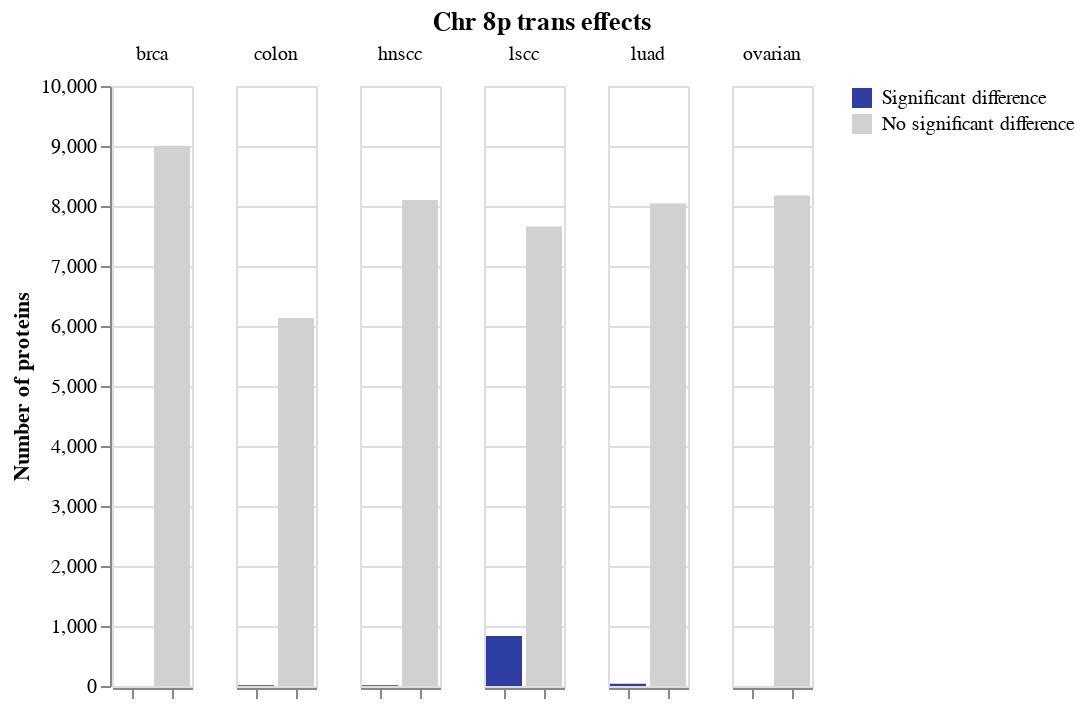

Source (notebook cell):
### Markdown cell above
## Select the proteins with a significant change, and take a detour to make some plots

### Code cell
prots = long_results[long_results["adj_p"] <= 0.05].reset_index(drop=True)
prots_cts = prots.groupby("cancer_type").count()[["protein"]]

fail_prots = long_results[long_results["adj_p"] > 0.05].reset_index(drop=True)
fail_cts = fail_prots.groupby("cancer_type").count()[["protein"]]

prots_cts.insert(0, "count_type", "Significant difference")
fail_cts.insert(0, "count_type", "No significant difference")

counts = prots_cts.append(fail_cts).sort_index().reset_index(drop=False)

alt.Chart(counts).mark_bar().encode(
    x=alt.X(
        "count_type",
        axis=alt.Axis(
            title=None,
            labels=False
        ),
        sort=["Significant difference"]
    ),
    y=alt.Y(
        "protein",
        axis=alt.Axis(
            title="Number of proteins"
        )
    ),
    color=alt.Color(
        "count_type",
        title=None,
        sort=["Significant difference"],
        scale=alt.Scale(
            domain=["Significant difference", "No significant difference"],
            range=["#2d3da4", "#d1d1d1"]
        )
    )
).facet(
    column=alt.Column(
        "cancer_type",
        title=None
    )
).properties(
    title=f"Chr {CHROMOSOME}{ARM} {TRANS_OR_CIS} effects"
).configure_title(
    anchor="middle"
)

### Figure 1 — Vega-Lite specification as saved in the notebook (floating-point values rounded to 4 significant figures)
{"config": {"view": {"continuousWidth": 400, "continuousHeight": 300}, "title": {"anchor": "middle"}}, "data": {"name": "data-bd6df5e77bac53328cf7e1a7978d98cb"}, "facet": {"column": {"type": "nominal", "field": "cancer_type", "title": null}}, "spec": {"mark": "bar", "encoding": {"color": {"type": "nominal", "field": "count_type", "scale": {"domain": ["Significant difference", "No significant difference"], "range": ["#2d3da4", "#d1d1d1"]}, "sort": ["Significant difference"], "title": null}, "x": {"type": "nominal", "axis": {"labels": false, "title": null}, "field": "count_type", "sort": ["Significant difference"]}, "y": {"type": "quantitative", "axis": {"title": "Number of proteins"}, "field": "protein"}}}, "title": "Chr 8p trans effects", "$schema": "https://vega.github.io/schema/vega-lite/v4.8.1.json", "datasets": {"data-bd6df5e77bac53328cf7e1a7978d98cb": [{"cancer_type": "brca", "count_type": "Significant difference", "protein": 1}, {"cancer_type": "brca", "count_type": "No significant difference", "protein": 9003}, {"cancer_type": "colon", "count_type": "Significant difference", "protein": 11}, {"cancer_type": "colon", "count_type": "No significant difference", "protein": 6134}, {"cancer_type": "hnscc", "count_type": "Significant difference", "protein": 12}, {"cancer_type": "hnscc", "count_type": "No significant difference", "protein": 8101}, {"cancer_type": "lscc", "count_type": "Significant difference", "protein": 835}, {"cancer_type": "lscc", "count_type": "No significant difference", "protein": 7660}, {"cancer_type": "luad", "count_type": "Significant difference", "protein": 38}, {"cancer_type": "luad", "count_type": "No significant difference", "protein": 8040}, {"cancer_type": "ovarian", "count_type": "No significant difference", "protein": 8176}]}}
